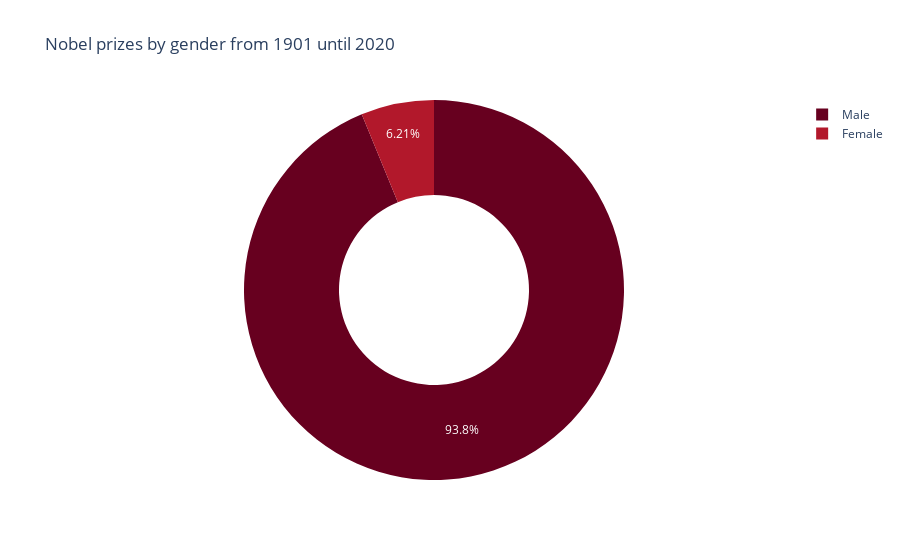

Notebook code for this chart:
### Markdown cell above
**Challenge**: Create a [donut chart using plotly](https://plotly.com/python/pie-charts/) which shows how many prizes went to men compared to how many prizes went to women. What percentage of all the prizes went to women?

### Code cell
genre = df_data.sex.value_counts()
fig = px.pie(
    df_data,
    labels = genre.index,
    values = genre.values,
    names = genre.index, 
    title = "Nobel prizes by gender from 1901 until 2020",
    color_discrete_sequence=px.colors.sequential.RdBu,
    hole = .5,
    )
fig.show()

### Figure 1 — Plotly figure (JSON) as saved in the notebook; plotly's stock layout.template omitted (floating-point values rounded to 4 significant figures)
{"data": [{"domain": {"x": [0, 1], "y": [0, 1]}, "hole": 0.5, "hovertemplate": "label=%{label}<br>value=%{value}<extra></extra>", "labels": ["Male", "Female"], "legendgroup": "", "name": "", "showlegend": true, "type": "pie", "values": [876, 58]}], "layout": {"legend": {"tracegroupgap": 0}, "piecolorway": ["rgb(103,0,31)", "rgb(178,24,43)", "rgb(214,96,77)", "rgb(244,165,130)", "rgb(253,219,199)", "rgb(247,247,247)", "rgb(209,229,240)", "rgb(146,197,222)", "rgb(67,147,195)", "rgb(33,102,172)", "rgb(5,48,97)"], "title": {"text": "Nobel prizes by gender from 1901 until 2020"}}}
